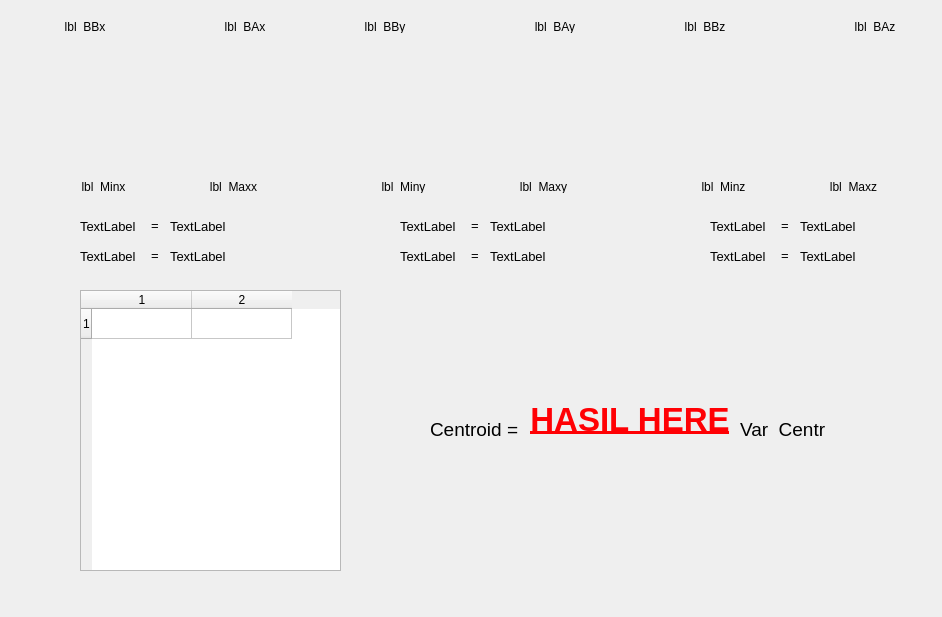
<?xml version="1.0" encoding="UTF-8"?>
<ui version="4.0">
 <class>MainWindow</class>
 <widget class="QMainWindow" name="MainWindow">
  <property name="geometry">
   <rect>
    <x>0</x>
    <y>0</y>
    <width>942</width>
    <height>617</height>
   </rect>
  </property>
  <property name="sizePolicy">
   <sizepolicy hsizetype="Fixed" vsizetype="Fixed">
    <horstretch>0</horstretch>
    <verstretch>0</verstretch>
   </sizepolicy>
  </property>
  <property name="minimumSize">
   <size>
    <width>942</width>
    <height>617</height>
   </size>
  </property>
  <property name="maximumSize">
   <size>
    <width>942</width>
    <height>617</height>
   </size>
  </property>
  <property name="windowTitle">
   <string>Aplikasi Simulasi Fuzzy Logic</string>
  </property>
  <widget class="QWidget" name="centralwidget">
   <widget class="QLabel" name="lbl_BAx">
    <property name="geometry">
     <rect>
      <x>210</x>
      <y>20</y>
      <width>70</width>
      <height>13</height>
     </rect>
    </property>
    <property name="text">
     <string>lbl_BAx</string>
    </property>
    <property name="alignment">
     <set>Qt::AlignCenter</set>
    </property>
   </widget>
   <widget class="QWidget" name="verticalLayoutWidget_3">
    <property name="geometry">
     <rect>
      <x>630</x>
      <y>10</y>
      <width>301</width>
      <height>191</height>
     </rect>
    </property>
    <layout class="QVBoxLayout" name="plot_3"/>
   </widget>
   <widget class="QLabel" name="lbl_Minz">
    <property name="geometry">
     <rect>
      <x>700</x>
      <y>180</y>
      <width>47</width>
      <height>13</height>
     </rect>
    </property>
    <property name="text">
     <string>lbl_Minz</string>
    </property>
    <property name="alignment">
     <set>Qt::AlignCenter</set>
    </property>
   </widget>
   <widget class="QLabel" name="lbl_BAy">
    <property name="geometry">
     <rect>
      <x>520</x>
      <y>20</y>
      <width>70</width>
      <height>13</height>
     </rect>
    </property>
    <property name="text">
     <string>lbl_BAy</string>
    </property>
    <property name="alignment">
     <set>Qt::AlignCenter</set>
    </property>
   </widget>
   <widget class="QLabel" name="lbl_BAz">
    <property name="geometry">
     <rect>
      <x>840</x>
      <y>20</y>
      <width>70</width>
      <height>13</height>
     </rect>
    </property>
    <property name="text">
     <string>lbl_BAz</string>
    </property>
    <property name="alignment">
     <set>Qt::AlignCenter</set>
    </property>
   </widget>
   <widget class="QLabel" name="lbl_BBx">
    <property name="geometry">
     <rect>
      <x>50</x>
      <y>20</y>
      <width>70</width>
      <height>13</height>
     </rect>
    </property>
    <property name="text">
     <string>lbl_BBx</string>
    </property>
    <property name="alignment">
     <set>Qt::AlignCenter</set>
    </property>
   </widget>
   <widget class="QLabel" name="lbl_Maxy">
    <property name="geometry">
     <rect>
      <x>520</x>
      <y>180</y>
      <width>47</width>
      <height>13</height>
     </rect>
    </property>
    <property name="text">
     <string>lbl_Maxy</string>
    </property>
    <property name="alignment">
     <set>Qt::AlignCenter</set>
    </property>
   </widget>
   <widget class="QLabel" name="lbl_Maxz">
    <property name="geometry">
     <rect>
      <x>830</x>
      <y>180</y>
      <width>47</width>
      <height>13</height>
     </rect>
    </property>
    <property name="text">
     <string>lbl_Maxz</string>
    </property>
    <property name="alignment">
     <set>Qt::AlignCenter</set>
    </property>
   </widget>
   <widget class="QLabel" name="lbl_BBy">
    <property name="geometry">
     <rect>
      <x>350</x>
      <y>20</y>
      <width>70</width>
      <height>13</height>
     </rect>
    </property>
    <property name="text">
     <string>lbl_BBy</string>
    </property>
    <property name="alignment">
     <set>Qt::AlignCenter</set>
    </property>
   </widget>
   <widget class="QWidget" name="verticalLayoutWidget">
    <property name="geometry">
     <rect>
      <x>10</x>
      <y>10</y>
      <width>301</width>
      <height>191</height>
     </rect>
    </property>
    <layout class="QVBoxLayout" name="plot_1"/>
   </widget>
   <widget class="QWidget" name="verticalLayoutWidget_2">
    <property name="geometry">
     <rect>
      <x>320</x>
      <y>10</y>
      <width>301</width>
      <height>191</height>
     </rect>
    </property>
    <layout class="QVBoxLayout" name="plot_2"/>
   </widget>
   <widget class="QLabel" name="lbl_Minx">
    <property name="geometry">
     <rect>
      <x>80</x>
      <y>180</y>
      <width>47</width>
      <height>13</height>
     </rect>
    </property>
    <property name="text">
     <string>lbl_Minx</string>
    </property>
    <property name="alignment">
     <set>Qt::AlignCenter</set>
    </property>
   </widget>
   <widget class="QLabel" name="lbl_Maxx">
    <property name="geometry">
     <rect>
      <x>210</x>
      <y>180</y>
      <width>47</width>
      <height>13</height>
     </rect>
    </property>
    <property name="text">
     <string>lbl_Maxx</string>
    </property>
    <property name="alignment">
     <set>Qt::AlignCenter</set>
    </property>
   </widget>
   <widget class="QLabel" name="lbl_Miny">
    <property name="geometry">
     <rect>
      <x>380</x>
      <y>180</y>
      <width>47</width>
      <height>13</height>
     </rect>
    </property>
    <property name="text">
     <string>lbl_Miny</string>
    </property>
    <property name="alignment">
     <set>Qt::AlignCenter</set>
    </property>
   </widget>
   <widget class="QLabel" name="lbl_BBz">
    <property name="geometry">
     <rect>
      <x>670</x>
      <y>20</y>
      <width>70</width>
      <height>13</height>
     </rect>
    </property>
    <property name="text">
     <string>lbl_BBz</string>
    </property>
    <property name="alignment">
     <set>Qt::AlignCenter</set>
    </property>
   </widget>
   <widget class="QLabel" name="lbl_mBBx">
    <property name="geometry">
     <rect>
      <x>80</x>
      <y>220</y>
      <width>60</width>
      <height>13</height>
     </rect>
    </property>
    <property name="font">
     <font>
      <pointsize>10</pointsize>
      <weight>50</weight>
      <bold>false</bold>
     </font>
    </property>
    <property name="text">
     <string>TextLabel</string>
    </property>
   </widget>
   <widget class="QLabel" name="lbl_mBAx">
    <property name="geometry">
     <rect>
      <x>80</x>
      <y>250</y>
      <width>60</width>
      <height>13</height>
     </rect>
    </property>
    <property name="font">
     <font>
      <pointsize>10</pointsize>
      <weight>50</weight>
      <bold>false</bold>
     </font>
    </property>
    <property name="text">
     <string>TextLabel</string>
    </property>
   </widget>
   <widget class="QLabel" name="lbl_mnBBx">
    <property name="geometry">
     <rect>
      <x>170</x>
      <y>220</y>
      <width>60</width>
      <height>13</height>
     </rect>
    </property>
    <property name="font">
     <font>
      <pointsize>10</pointsize>
      <weight>50</weight>
      <bold>false</bold>
     </font>
    </property>
    <property name="text">
     <string>TextLabel</string>
    </property>
   </widget>
   <widget class="QLabel" name="lbl_mnBAx">
    <property name="geometry">
     <rect>
      <x>170</x>
      <y>250</y>
      <width>60</width>
      <height>13</height>
     </rect>
    </property>
    <property name="font">
     <font>
      <pointsize>10</pointsize>
      <weight>50</weight>
      <bold>false</bold>
     </font>
    </property>
    <property name="text">
     <string>TextLabel</string>
    </property>
   </widget>
   <widget class="QLabel" name="lbl_mBBy">
    <property name="geometry">
     <rect>
      <x>400</x>
      <y>220</y>
      <width>60</width>
      <height>13</height>
     </rect>
    </property>
    <property name="font">
     <font>
      <pointsize>10</pointsize>
      <weight>50</weight>
      <bold>false</bold>
     </font>
    </property>
    <property name="text">
     <string>TextLabel</string>
    </property>
   </widget>
   <widget class="QLabel" name="lbl_mBAy">
    <property name="geometry">
     <rect>
      <x>400</x>
      <y>250</y>
      <width>60</width>
      <height>13</height>
     </rect>
    </property>
    <property name="font">
     <font>
      <pointsize>10</pointsize>
      <weight>50</weight>
      <bold>false</bold>
     </font>
    </property>
    <property name="text">
     <string>TextLabel</string>
    </property>
   </widget>
   <widget class="QLabel" name="lbl_mnBBy">
    <property name="geometry">
     <rect>
      <x>490</x>
      <y>220</y>
      <width>60</width>
      <height>13</height>
     </rect>
    </property>
    <property name="font">
     <font>
      <pointsize>10</pointsize>
      <weight>50</weight>
      <bold>false</bold>
     </font>
    </property>
    <property name="text">
     <string>TextLabel</string>
    </property>
   </widget>
   <widget class="QLabel" name="lbl_mnBAy">
    <property name="geometry">
     <rect>
      <x>490</x>
      <y>250</y>
      <width>60</width>
      <height>13</height>
     </rect>
    </property>
    <property name="font">
     <font>
      <pointsize>10</pointsize>
      <weight>50</weight>
      <bold>false</bold>
     </font>
    </property>
    <property name="text">
     <string>TextLabel</string>
    </property>
   </widget>
   <widget class="QLabel" name="label">
    <property name="geometry">
     <rect>
      <x>150</x>
      <y>220</y>
      <width>10</width>
      <height>10</height>
     </rect>
    </property>
    <property name="font">
     <font>
      <pointsize>10</pointsize>
      <weight>50</weight>
      <bold>false</bold>
     </font>
    </property>
    <property name="layoutDirection">
     <enum>Qt::LeftToRight</enum>
    </property>
    <property name="text">
     <string>=</string>
    </property>
    <property name="alignment">
     <set>Qt::AlignCenter</set>
    </property>
   </widget>
   <widget class="QLabel" name="label_9">
    <property name="geometry">
     <rect>
      <x>150</x>
      <y>250</y>
      <width>10</width>
      <height>10</height>
     </rect>
    </property>
    <property name="font">
     <font>
      <pointsize>10</pointsize>
      <weight>50</weight>
      <bold>false</bold>
     </font>
    </property>
    <property name="layoutDirection">
     <enum>Qt::LeftToRight</enum>
    </property>
    <property name="text">
     <string>=</string>
    </property>
    <property name="alignment">
     <set>Qt::AlignCenter</set>
    </property>
   </widget>
   <widget class="QLabel" name="label_10">
    <property name="geometry">
     <rect>
      <x>470</x>
      <y>220</y>
      <width>10</width>
      <height>10</height>
     </rect>
    </property>
    <property name="font">
     <font>
      <pointsize>10</pointsize>
      <weight>50</weight>
      <bold>false</bold>
     </font>
    </property>
    <property name="layoutDirection">
     <enum>Qt::LeftToRight</enum>
    </property>
    <property name="text">
     <string>=</string>
    </property>
    <property name="alignment">
     <set>Qt::AlignCenter</set>
    </property>
   </widget>
   <widget class="QLabel" name="label_11">
    <property name="geometry">
     <rect>
      <x>470</x>
      <y>250</y>
      <width>10</width>
      <height>10</height>
     </rect>
    </property>
    <property name="font">
     <font>
      <pointsize>10</pointsize>
      <weight>50</weight>
      <bold>false</bold>
     </font>
    </property>
    <property name="layoutDirection">
     <enum>Qt::LeftToRight</enum>
    </property>
    <property name="text">
     <string>=</string>
    </property>
    <property name="alignment">
     <set>Qt::AlignCenter</set>
    </property>
   </widget>
   <widget class="QTableWidget" name="tbl_Rand">
    <property name="geometry">
     <rect>
      <x>80</x>
      <y>290</y>
      <width>261</width>
      <height>281</height>
     </rect>
    </property>
    <property name="rowCount">
     <number>1</number>
    </property>
    <property name="columnCount">
     <number>2</number>
    </property>
    <row/>
    <column/>
    <column/>
   </widget>
   <widget class="QLabel" name="lbl_mnBBz">
    <property name="geometry">
     <rect>
      <x>800</x>
      <y>220</y>
      <width>60</width>
      <height>13</height>
     </rect>
    </property>
    <property name="font">
     <font>
      <pointsize>10</pointsize>
      <weight>50</weight>
      <bold>false</bold>
     </font>
    </property>
    <property name="text">
     <string>TextLabel</string>
    </property>
   </widget>
   <widget class="QLabel" name="lbl_mBBz">
    <property name="geometry">
     <rect>
      <x>710</x>
      <y>220</y>
      <width>60</width>
      <height>13</height>
     </rect>
    </property>
    <property name="font">
     <font>
      <pointsize>10</pointsize>
      <weight>50</weight>
      <bold>false</bold>
     </font>
    </property>
    <property name="text">
     <string>TextLabel</string>
    </property>
   </widget>
   <widget class="QLabel" name="lbl_mBAz">
    <property name="geometry">
     <rect>
      <x>710</x>
      <y>250</y>
      <width>60</width>
      <height>13</height>
     </rect>
    </property>
    <property name="font">
     <font>
      <pointsize>10</pointsize>
      <weight>50</weight>
      <bold>false</bold>
     </font>
    </property>
    <property name="text">
     <string>TextLabel</string>
    </property>
   </widget>
   <widget class="QLabel" name="label_12">
    <property name="geometry">
     <rect>
      <x>780</x>
      <y>250</y>
      <width>10</width>
      <height>10</height>
     </rect>
    </property>
    <property name="font">
     <font>
      <pointsize>10</pointsize>
      <weight>50</weight>
      <bold>false</bold>
     </font>
    </property>
    <property name="layoutDirection">
     <enum>Qt::LeftToRight</enum>
    </property>
    <property name="text">
     <string>=</string>
    </property>
    <property name="alignment">
     <set>Qt::AlignCenter</set>
    </property>
   </widget>
   <widget class="QLabel" name="lbl_mnBAz">
    <property name="geometry">
     <rect>
      <x>800</x>
      <y>250</y>
      <width>60</width>
      <height>13</height>
     </rect>
    </property>
    <property name="font">
     <font>
      <pointsize>10</pointsize>
      <weight>50</weight>
      <bold>false</bold>
     </font>
    </property>
    <property name="text">
     <string>TextLabel</string>
    </property>
   </widget>
   <widget class="QLabel" name="label_13">
    <property name="geometry">
     <rect>
      <x>780</x>
      <y>220</y>
      <width>10</width>
      <height>10</height>
     </rect>
    </property>
    <property name="font">
     <font>
      <pointsize>10</pointsize>
      <weight>50</weight>
      <bold>false</bold>
     </font>
    </property>
    <property name="layoutDirection">
     <enum>Qt::LeftToRight</enum>
    </property>
    <property name="text">
     <string>=</string>
    </property>
    <property name="alignment">
     <set>Qt::AlignCenter</set>
    </property>
   </widget>
   <widget class="QLabel" name="label_2">
    <property name="geometry">
     <rect>
      <x>430</x>
      <y>420</y>
      <width>90</width>
      <height>18</height>
     </rect>
    </property>
    <property name="font">
     <font>
      <pointsize>14</pointsize>
     </font>
    </property>
    <property name="text">
     <string>Centroid =</string>
    </property>
   </widget>
   <widget class="QLabel" name="lbl_Cntr">
    <property name="geometry">
     <rect>
      <x>530</x>
      <y>390</y>
      <width>200</width>
      <height>60</height>
     </rect>
    </property>
    <property name="font">
     <font>
      <pointsize>25</pointsize>
      <weight>75</weight>
      <bold>true</bold>
      <underline>true</underline>
     </font>
    </property>
    <property name="text">
     <string>&lt;html&gt;&lt;head/&gt;&lt;body&gt;&lt;p&gt;&lt;span style=&quot; color:#ff0004;&quot;&gt;HASIL HERE&lt;/span&gt;&lt;/p&gt;&lt;/body&gt;&lt;/html&gt;</string>
    </property>
    <property name="alignment">
     <set>Qt::AlignCenter</set>
    </property>
   </widget>
   <widget class="QLabel" name="lbl_varCentr">
    <property name="geometry">
     <rect>
      <x>740</x>
      <y>420</y>
      <width>141</width>
      <height>18</height>
     </rect>
    </property>
    <property name="font">
     <font>
      <pointsize>14</pointsize>
     </font>
    </property>
    <property name="text">
     <string>Var_Centr</string>
    </property>
   </widget>
   <zorder>verticalLayoutWidget_3</zorder>
   <zorder>verticalLayoutWidget</zorder>
   <zorder>verticalLayoutWidget_2</zorder>
   <zorder>lbl_Minz</zorder>
   <zorder>lbl_Miny</zorder>
   <zorder>lbl_Minx</zorder>
   <zorder>lbl_Maxz</zorder>
   <zorder>lbl_Maxy</zorder>
   <zorder>lbl_Maxx</zorder>
   <zorder>lbl_BBz</zorder>
   <zorder>lbl_BBy</zorder>
   <zorder>lbl_BBx</zorder>
   <zorder>lbl_BAz</zorder>
   <zorder>lbl_BAy</zorder>
   <zorder>lbl_BAx</zorder>
   <zorder>lbl_mnBAy</zorder>
   <zorder>lbl_mnBBy</zorder>
   <zorder>lbl_mBAy</zorder>
   <zorder>lbl_mBBy</zorder>
   <zorder>lbl_mnBAx</zorder>
   <zorder>lbl_mnBBx</zorder>
   <zorder>lbl_mBAx</zorder>
   <zorder>lbl_mBBx</zorder>
   <zorder>label</zorder>
   <zorder>label_9</zorder>
   <zorder>label_10</zorder>
   <zorder>label_11</zorder>
   <zorder>tbl_Rand</zorder>
   <zorder>lbl_mnBBz</zorder>
   <zorder>lbl_mBBz</zorder>
   <zorder>lbl_mBAz</zorder>
   <zorder>label_12</zorder>
   <zorder>lbl_mnBAz</zorder>
   <zorder>label_13</zorder>
   <zorder>label_2</zorder>
   <zorder>lbl_Cntr</zorder>
   <zorder>lbl_varCentr</zorder>
  </widget>
  <widget class="QMenuBar" name="menubar">
   <property name="geometry">
    <rect>
     <x>0</x>
     <y>0</y>
     <width>942</width>
     <height>21</height>
    </rect>
   </property>
  </widget>
 </widget>
 <resources/>
 <connections/>
</ui>
